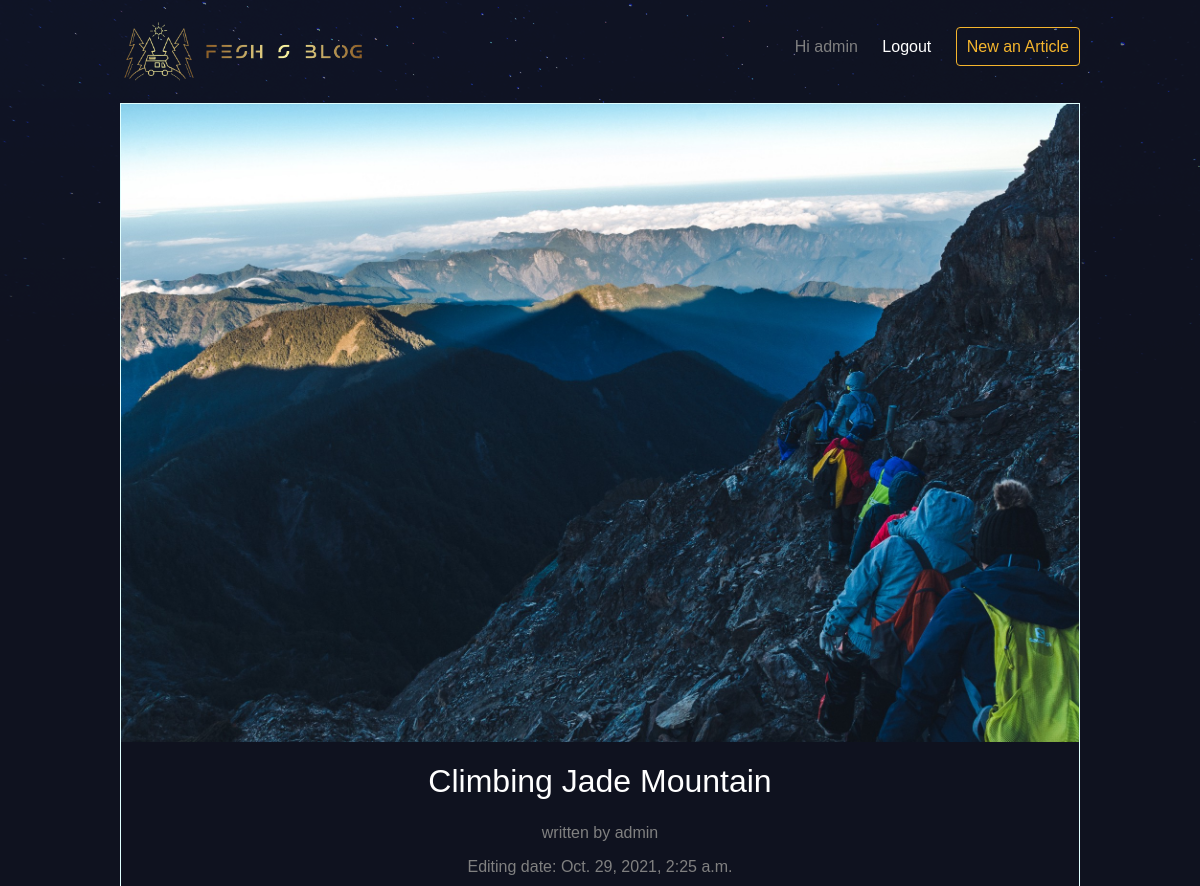
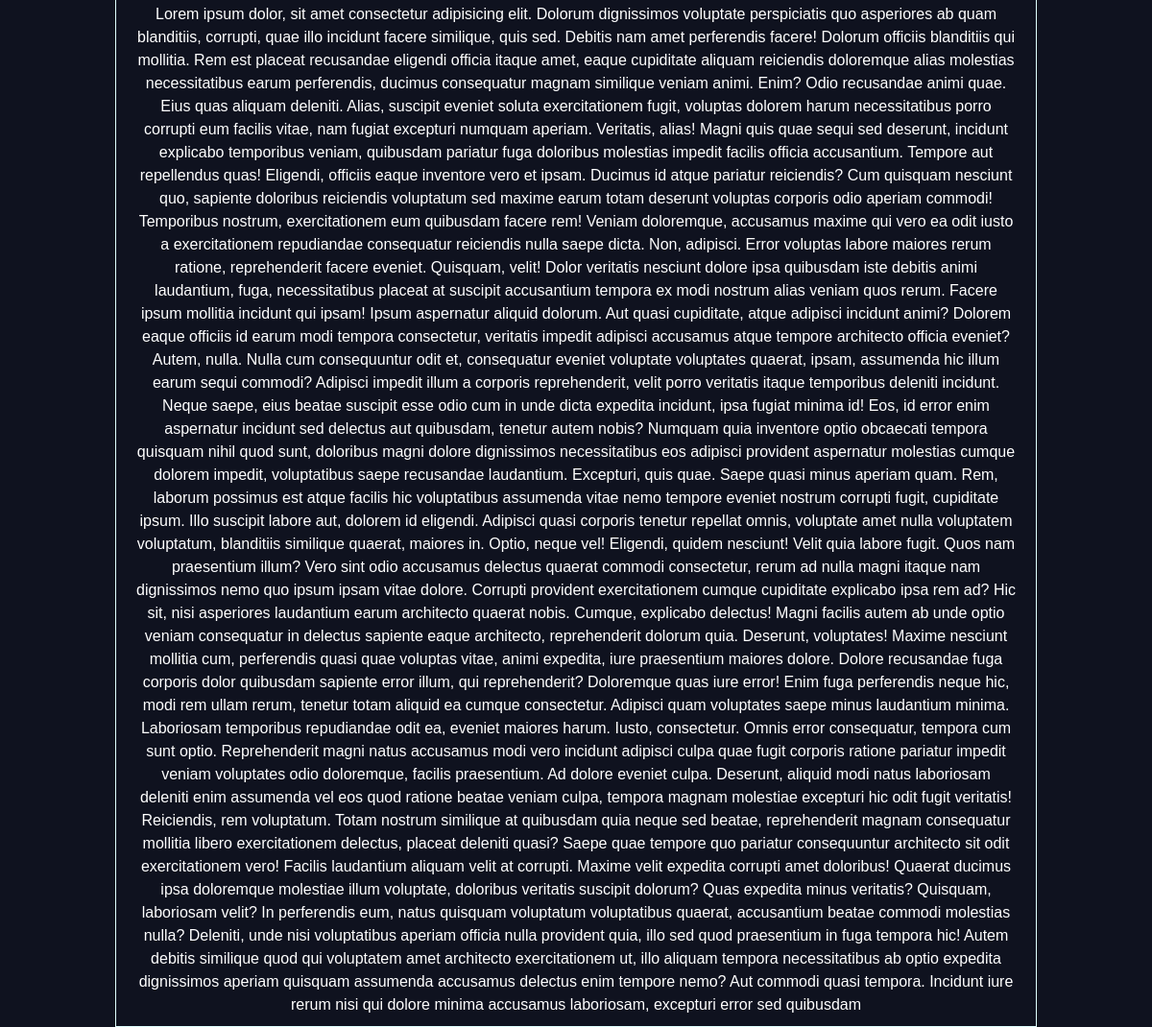
The app's page /articles/Climbing-Jade-Mountain/ (signed in) with its own data (2 pictures, top to bottom).
### articles/models.py (models this page shows, shortened)
class Article(models.Model):
    title = models.CharField(max_length=100)
    slug = models.SlugField()   # s/b url friendly string
    body = models.TextField()
    date = models.DateTimeField( auto_now_add=True)
    thumb = models.ImageField(default="default.png", blank=True)
    author = models.ForeignKey(User, on_delete=models.CASCADE, default=None)
    ''' model method '''

### articles/views.py (the view)
# urls.py: path('<slug:mySlug>/', views.article_detail, name="detail"),
def article_detail(request,mySlug):
    article = Article.objects.get(slug=mySlug)
    return render(request, 'articles/article_detail.html',{'eachArticle':article} )

### articles/templates/articles/article_detail.html
{% extends 'base_layout.html' %}
{% block content %}
    <div class="article-detail">
        <div class="article">
            <img src="{{ eachArticle.thumb.url }}" alt="">
            <h2>{{eachArticle.title}}</h2>
            <p class="description">written by {{eachArticle.author}}</p>
            <p class="description">Editing date: {{eachArticle.date}}</p>
            <p>{{eachArticle.body}}</p>
        </div>
    </div>
{% endblock %}

### templates/base_layout.html (shortened to what this page needs)
{% load static %}
<!doctype html>
<html lang="en">
  <head>
    <link href="https://cdn.jsdelivr.net/npm/bootstrap@5.1.3/dist/css/bootstrap.min.css" rel="stylesheet">
    <link rel="stylesheet" href="{% static 'styles.css' %}">
  </head>
  <body>
    <header class="wrapper">
        <h1 class="logo"><a href="{% url 'home' %}"><img width="250px" src="{% static 'fesh_logo.png' %}"></a></h1>
        <nav>
            <ul>
                {% if user.is_authenticated %}
                <li class="greet">Hi {{user.username}}</li>
                <li>
                    <a href="#"  onclick="$('#signOutBtn').click()">Logout</a>
                </li>
                <li><a href="{% url 'articlesApp:create' %}" class="highlight">New an Article</a></li>
                {% else %}
                    <li><a href="{% url 'articlesApp:create' %}" >New an Article</a></li>
                    <li><a href="{% url 'accountsApp:login' %}">Login</a></li>
                    <li><a href="{% url 'accountsApp:signup' %}">Signup</a></li>
                {% endif %}
            </ul>
        </nav>
    </header>
    <div class="wrapper">
        {% block content %}{% endblock %}
    </div>
  </body>
</html>

### assets/styles.css (style rules this page uses)
body { background-color: #0f121f; background-image: url(stars.png); background-repeat: no-repeat; color: #fff; }
body * { font-family: Helvetica, sans-serif, Times, serif; }
h1, h2, h3, h4, h5 { font-weight: normal; margin: 0; }
a, a:hover, a:visited { color: #fff; text-decoration: none; }
.wrapper { max-width: 960px; margin: 0 auto; }
header { display: grid; grid-template-columns: 1fr 1fr; padding: 20px 0; }
nav { justify-self: end; padding-top:15px ; }
nav li { display: inline-block; list-style-type: none; margin-left: 20px; }
.greet { color: gray; }
.article { padding: 10px; border: 1px solid lightcyan; border-style: groove; position: relative; padding-bottom: 40px; }
.article h2 { font-size: 1.5em; }
.article h2, .article p { text-align: center; }
.article-detail .article { padding: 0; }
.article-detail .article img { max-width: 100%; }
.article-detail .article h2 { text-align: center; margin: 20px auto; font-size: 2em }
.article-detail .article p { margin: 10px 20px }
a.highlight { border: 1px solid #f5b52d; padding: 10px; border-radius: 4px; color: #f5b52d; }
.description { color: gray; font-size: 0.5 em; }

### records on screen
Article: thumb (picture), title "Climbing Jade Mountain", author "admin", date "Oct. 29, 2021, 2:25 a.m.", body "Lorem ipsum dolor, sit amet consectetur adipisicing elit. Dolorum dignissimos voluptate perspiciatis quo asperiores ab quam blanditiis, corrupti, quae illo incidunt facere similique, quis sed. Debitis nam amet perferendis facere! Dolorum officiis blanditiis qui mollitia. Rem est placeat recusandae eligendi officia itaque amet, eaque cupiditate aliquam reiciendis doloremque alias molestias necessitatibus earum perferendis, ducimus consequatur magnam similique veniam animi. Enim? Odio recusandae animi quae. Eius quas aliquam deleniti. Alias, suscipit eveniet soluta exercitationem fugit, voluptas dolorem harum necessitatibus porro corrupti eum facilis vitae, nam fugiat excepturi numquam…"

### other values on screen
{{ user.username }} "admin"
